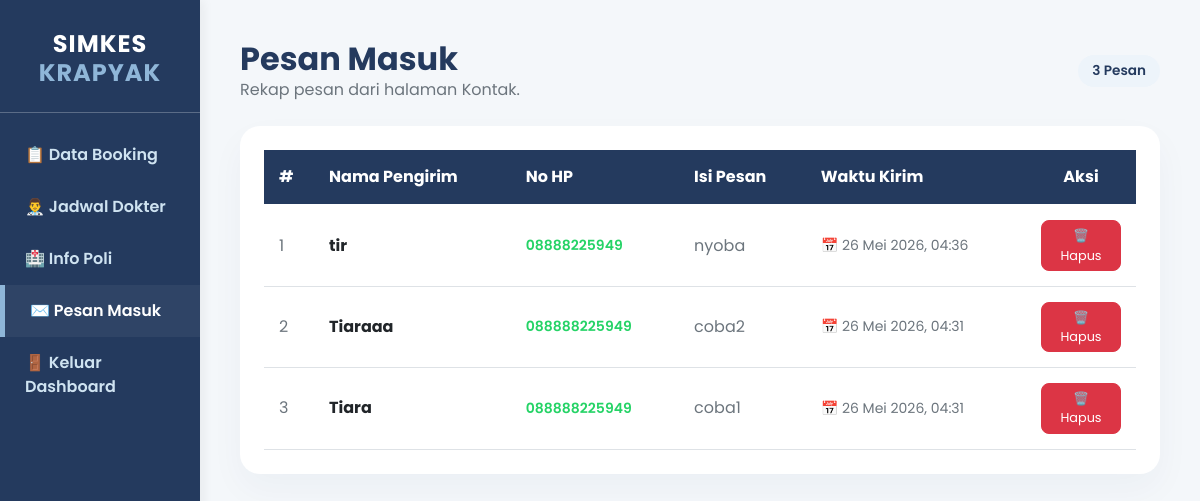
Page /admin/kelola_pesan.php (signed in) on the committed database.
### tables this page shows
CREATE TABLE `pesan` (
  `id` int(11) NOT NULL,
  `nama` varchar(100) NOT NULL,
  `no_hp` varchar(20) NOT NULL DEFAULT '',
  `pesan` text NOT NULL,
  `waktu` datetime NOT NULL
);

### admin/kelola_pesan.php (the view, shortened to what this page needs)
<?php
include '../config/koneksi.php';
mysqli_query($conn, "CREATE TABLE IF NOT EXISTS pesan (
    id     INT AUTO_INCREMENT PRIMARY KEY,
    nama   VARCHAR(100) NOT NULL,
    no_hp  VARCHAR(20)  NOT NULL,
    pesan  TEXT         NOT NULL,
    waktu  DATETIME     NOT NULL
)");
function tgl_indo($datetime) {
    $bulan = ['', 'Januari', 'Februari', 'Maret', 'April', 'Mei', 'Juni',
              'Juli', 'Agustus', 'September', 'Oktober', 'November', 'Desember'];
    $d = date('j', strtotime($datetime));
    $m = (int) date('n', strtotime($datetime));
    $y = date('Y', strtotime($datetime));
    $t = date('H:i', strtotime($datetime));
    return "$d {$bulan[$m]} $y, $t";
}
$query = mysqli_query($conn, "SELECT * FROM pesan ORDER BY waktu DESC");
$total = mysqli_num_rows($query);
?>
<!DOCTYPE html>
<html lang="id">
<head>
    <link href="https://cdn.jsdelivr.net/npm/bootstrap@5.0.2/dist/css/bootstrap.min.css" rel="stylesheet">
    <link rel="stylesheet" href="https://cdn.jsdelivr.net/npm/bootstrap-icons@1.10.0/font/bootstrap-icons.css">
</head>
<body>
<div class="container-fluid">
    <div class="row">
        <div class="col-md-3 col-lg-2 sidebar px-0">
            <h4 class="text-center mb-4 text-white">SIMKES <span style="color: var(--calm-ocean);">KRAPYAK</span></h4>
            <hr style="border-color: rgba(255,255,255,0.1)">
            <a href="index.php">📋 Data Booking</a>
            <a href="jadwal.php">👨‍⚕️ Jadwal Dokter</a>
            <a href="kelola_poli.php">🏥 Info Poli</a>
            <a href="kelola_pesan.php" class="active">✉️ Pesan Masuk</a>
            <a href="../logout.php">🚪 Keluar Dashboard</a>
        </div>
        <div class="col-md-9 col-lg-10 main-content">
            <div class="d-flex justify-content-between align-items-center mb-4">
                <div>
                    <h2 class="fw-bold m-0">Pesan Masuk</h2>
                    <p class="text-muted mb-0">Rekap pesan dari halaman Kontak.</p>
                </div>
                <span class="badge-total"><?= $total ?> Pesan</span>
            </div>
            <div class="card table-card p-4">
                <?php if ($total > 0): ?>
                <div class="table-responsive">
                    <table class="table table-hover align-middle mb-0">
                        <thead>
                            <tr>
                                <th style="width:50px">#</th>
                                <th>Nama Pengirim</th>
                                <th>No HP</th>
                                <th>Isi Pesan</th>
                                <th>Waktu Kirim</th>
                                <th class="text-center" style="width:110px">Aksi</th>
                            </tr>
                        </thead>
                        <tbody>
                            <?php $no = 1; while ($row = mysqli_fetch_assoc($query)): ?>
                            <tr>
                                <td class="text-muted"><?= $no++ ?></td>
                                <td class="fw-bold"><?= htmlspecialchars($row['nama']) ?></td>
                                <td class="text-muted small">
                                    <?php
                                        $nomor = preg_replace('/\D+/', '', $row['no_hp'] ?? '');
                                        if (strpos($nomor, '0') === 0) $nomor = '62' . substr($nomor, 1);
                                    ?>
                                    <a href="https://wa.me/<?= $nomor ?>" target="_blank" style="color: #25D366; font-weight: 600; text-decoration: none;">
                                        <?= htmlspecialchars($row['no_hp'] ?? '-') ?>
                                    </a>
                                </td>
                                <td>
                                    <div class="pesan-text text-muted"><?= nl2br(htmlspecialchars($row['pesan'])) ?></div>
                                </td>
                                <td class="text-muted small">
                                    📅 <?= tgl_indo($row['waktu']) ?>
                                </td>
                                <td class="text-center">
                                    <a href="kelola_pesan.php?hapus=<?= $row['id'] ?>"
                                       class="btn btn-danger btn-hapus"
                                       onclick="return confirm('Hapus pesan dari <?= htmlspecialchars($row['nama']) ?>?')">
                                        🗑️ Hapus
                                    </a>
                                </td>
                            </tr>
                            <?php endwhile; ?>
                        </tbody>
                    </table>
                </div>
                <?php endif; ?>
            </div>
        </div>
    </div>
</div>
</body>
</html>

### admin/kelola_pesan.php (style rules this page uses)
:root { --cloud-blue: #EDF4FA; --powder-sky: #CFE3F1; --calm-ocean: #8FB6D8; --dusty-denim: #5F86A6; --midnight-blue: #243A5E; --white: #FFFFFF; }
body { font-family: 'Poppins', sans-serif; background-color: #f4f7fa; color: var(--midnight-blue); }
.sidebar { background-color: var(--midnight-blue); min-height: 100vh; color: white; padding-top: 30px; box-shadow: 4px 0 10px rgba(0,0,0,0.05); }
.sidebar h4 { font-weight: 700; letter-spacing: 1px; }
.sidebar a { color: var(--powder-sky); text-decoration: none; display: block; padding: 14px 25px; font-weight: 600; transition: all 0.3s; }
.sidebar a:hover, .sidebar a.active { color: var(--white); background-color: rgba(255, 255, 255, 0.05); border-left: 5px solid var(--calm-ocean); }
.main-content { padding: 40px; }
.table-card { border: none; border-radius: 20px; background: var(--white); box-shadow: 0 15px 35px rgba(36, 58, 94, 0.04); overflow: hidden; }
.table thead { background-color: var(--midnight-blue); color: var(--white); }
.table th, .table td { padding: 15px; vertical-align: middle; }
.badge-total { background-color: var(--cloud-blue); color: var(--midnight-blue); font-size: 0.85rem; padding: 6px 14px; border-radius: 20px; font-weight: 600; }
.pesan-text { max-width: 350px; white-space: pre-wrap; word-break: break-word; }
.btn-hapus { font-size: 0.8rem; padding: 5px 12px; border-radius: 8px; }

### rows in the picture
pesan: nama "tir", no_hp "08888225949", pesan "nyoba", waktu "26 Mei 2026, 04:36"
pesan: nama "Tiaraaa", no_hp "088888225949", pesan "coba2", waktu "26 Mei 2026, 04:31"
pesan: nama "Tiara", no_hp "088888225949", pesan "coba1", waktu "26 Mei 2026, 04:31"

### other values in the picture
$total "3"
